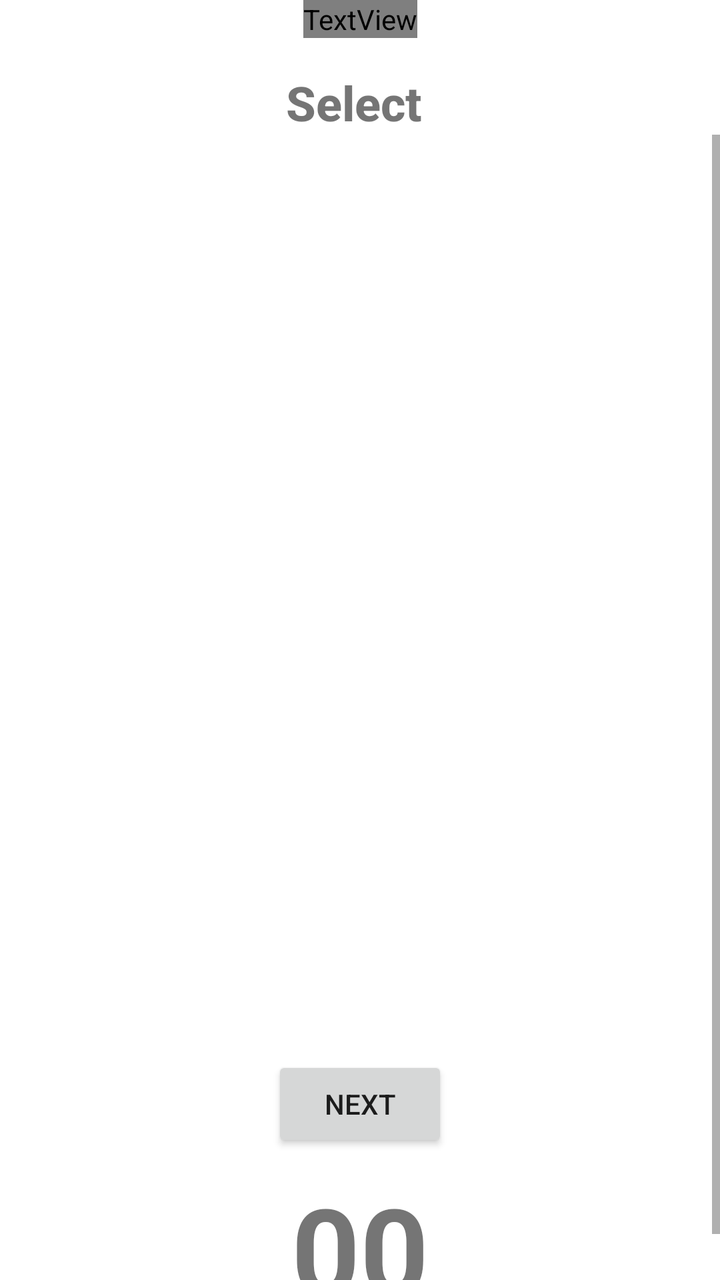
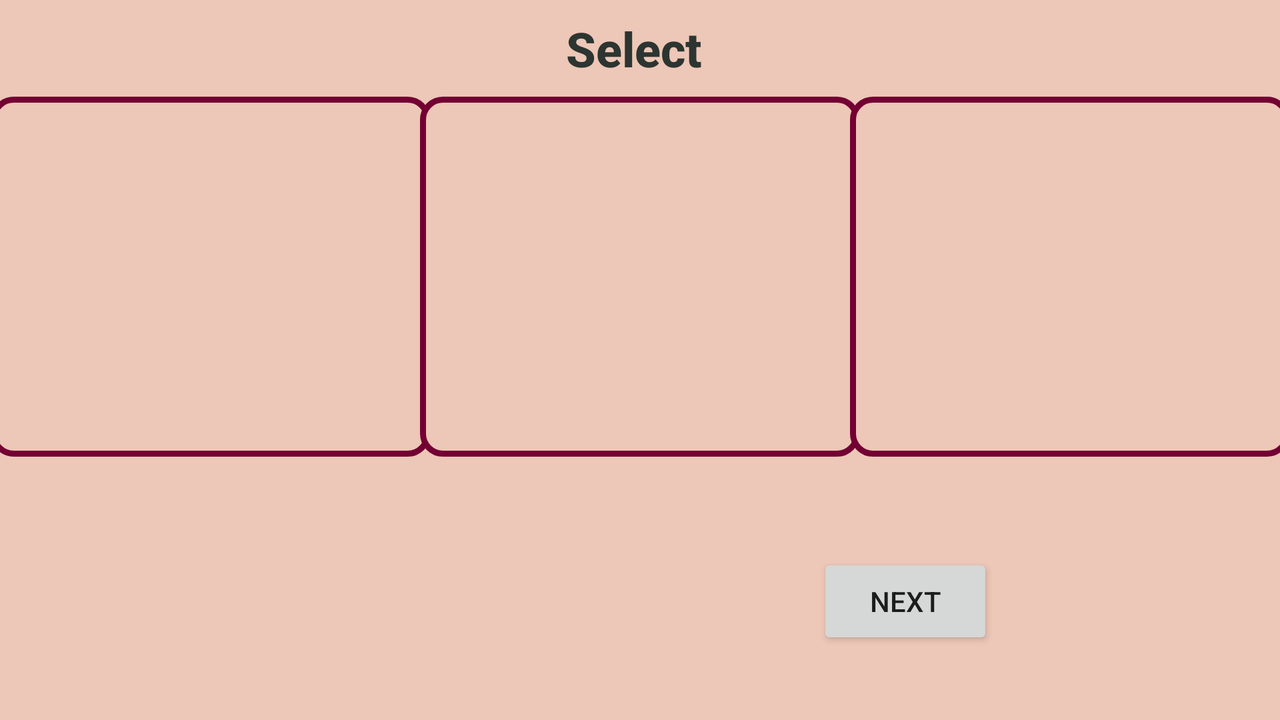

First picture: res/layout/ on a phone held upright. Second picture: the repository's own variant of that layout, on a device whose configuration matches the variant's folder. Source for both follows.
<!-- AndroidManifest.xml: application theme Theme.MADCourseWork1 -->
<!-- res/layout/activity_identify_car_img.xml -->
<?xml version="1.0" encoding="utf-8"?>
<androidx.constraintlayout.widget.ConstraintLayout xmlns:android="http://schemas.android.com/apk/res/android"
    xmlns:app="http://schemas.android.com/apk/res-auto"
    xmlns:tools="http://schemas.android.com/tools"
    android:layout_width="match_parent"
    android:layout_height="match_parent"
    tools:context=".IdentifyCarImg">

    <TextView
        android:id="@+id/identify_img_title"
        android:layout_width="wrap_content"
        android:layout_height="wrap_content"
        android:text="@string/main_btn_3"
        android:textColor="@color/blue_700"
        android:textSize="30sp"
        android:textStyle="bold"
        app:layout_constraintEnd_toEndOf="parent"
        app:layout_constraintStart_toStartOf="parent"
        app:layout_constraintTop_toTopOf="parent" />

    <TextView
        android:id="@+id/identify_img_heading1"
        android:layout_width="wrap_content"
        android:layout_height="wrap_content"
        android:layout_marginTop="16dp"
        android:fontFamily="sans-serif-medium"
        android:text="@string/identify_img_heading1"
        android:textSize="24sp"
        android:textStyle="bold"
        app:layout_constraintEnd_toEndOf="parent"
        app:layout_constraintStart_toStartOf="parent"
        app:layout_constraintTop_toBottomOf="@+id/identify_img_title" />

    <ScrollView
        android:layout_width="0dp"
        android:layout_height="0dp"
        app:layout_constraintBottom_toBottomOf="parent"
        app:layout_constraintEnd_toEndOf="parent"
        app:layout_constraintStart_toStartOf="parent"
        app:layout_constraintTop_toBottomOf="@+id/identify_img_heading1" >

        <androidx.constraintlayout.widget.ConstraintLayout
            android:layout_width="match_parent"
            android:layout_height="wrap_content">

            <ImageView
                android:id="@+id/identify_img_1"
                android:layout_width="260dp"
                android:layout_height="120dp"
                android:contentDescription="@string/identify_img_description"
                android:onClick="onSelect"
                android:tag="0"
                app:layout_constraintEnd_toEndOf="parent"
                app:layout_constraintStart_toStartOf="parent"
                app:layout_constraintTop_toTopOf="parent"
                app:srcCompat="@drawable/background_1" />

            <ImageView
                android:id="@+id/identify_img_2"
                android:layout_width="260dp"
                android:layout_height="120dp"
                android:layout_marginTop="8dp"
                android:contentDescription="@string/identify_img_description"
                android:onClick="onSelect"
                android:tag="1"
                app:layout_constraintEnd_toEndOf="parent"
                app:layout_constraintStart_toStartOf="parent"
                app:layout_constraintTop_toBottomOf="@+id/identify_img_1"
                app:srcCompat="@drawable/background_1" />

            <ImageView
                android:id="@+id/identify_img_3"
                android:layout_width="260dp"
                android:layout_height="120dp"
                android:layout_marginTop="8dp"
                android:contentDescription="@string/identify_img_description"
                android:onClick="onSelect"
                android:tag="2"
                app:layout_constraintEnd_toEndOf="parent"
                app:layout_constraintStart_toStartOf="parent"
                app:layout_constraintTop_toBottomOf="@+id/identify_img_2"
                app:srcCompat="@drawable/background_1" />

            <TextView
                android:id="@+id/identify_img_status"
                android:layout_width="wrap_content"
                android:layout_height="wrap_content"
                android:layout_marginTop="8dp"
                android:textSize="30sp"
                android:textStyle="bold"

                app:layout_constraintEnd_toEndOf="parent"
                app:layout_constraintStart_toStartOf="parent"
                app:layout_constraintTop_toBottomOf="@+id/identify_img_3" />

            <TextView
                android:id="@+id/identify_img_correct_answer"
                android:layout_width="wrap_content"
                android:layout_height="wrap_content"
                android:layout_marginTop="4dp"
                android:textSize="18sp"
                android:visibility="invisible"
                app:layout_constraintEnd_toEndOf="parent"
                app:layout_constraintStart_toStartOf="parent"
                app:layout_constraintTop_toBottomOf="@+id/identify_img_status" />

            <Button
                android:id="@+id/identify_next"
                android:layout_width="wrap_content"
                android:layout_height="wrap_content"
                android:layout_marginTop="8dp"
                android:text="@string/identify_img_next"
                app:layout_constraintEnd_toEndOf="parent"
                app:layout_constraintStart_toStartOf="parent"
                app:layout_constraintTop_toBottomOf="@+id/identify_img_correct_answer"
                android:onClick="onNext"/>

            <TextView
                android:id="@+id/identify_img_timer"
                android:layout_width="wrap_content"
                android:layout_height="wrap_content"
                android:layout_marginTop="8dp"
                android:text="@string/timer"
                android:textSize="60sp"
                android:textStyle="bold"
                app:layout_constraintEnd_toEndOf="parent"
                app:layout_constraintStart_toStartOf="parent"
                app:layout_constraintTop_toBottomOf="@+id/identify_next" />
        </androidx.constraintlayout.widget.ConstraintLayout>
    </ScrollView>

</androidx.constraintlayout.widget.ConstraintLayout>
<!-- resources referenced by this layout -->
<resources>
  <string name="identify_img_description">Car Image</string>
  <string name="identify_img_heading1">"Select "</string>
  <string name="identify_img_next">Next</string>
  <string name="main_btn_3">Identify Car Image</string>
  <string name="timer">00</string>
  <style name="Theme.MADCourseWork1" parent="Theme.MaterialComponents.DayNight.DarkActionBar">
          
          <item name="colorPrimary">@color/heading1</item>
          <item name="colorPrimaryVariant">@color/heading3</item>
          <item name="colorOnPrimary">@color/white</item>
          
          <item name="colorSecondary">@color/teal_200</item>
          <item name="colorSecondaryVariant">@color/background_1</item>
          <item name="colorOnSecondary">@color/black</item>
          
          <item name="android:statusBarColor" tools:targetApi="l">@color/heading2</item>
          
      </style>
  <color name="heading1">#ac3b61</color>
  <color name="heading3">#123c69</color>
  <color name="white">#F1F1F1</color>
  <color name="teal_200">#123c69</color>
  <color name="background_1">#eee2dc</color>
  <color name="black">#1C1C1C</color>
  <color name="heading2">#730033</color>
</resources>
<!-- res/layout-land/activity_identify_car_img.xml (the author's variant of the layout above) -->
<!-- drawn on the phone turned sideways -->
<?xml version="1.0" encoding="utf-8"?>
<androidx.constraintlayout.widget.ConstraintLayout xmlns:android="http://schemas.android.com/apk/res/android"
    xmlns:app="http://schemas.android.com/apk/res-auto"
    xmlns:tools="http://schemas.android.com/tools"
    android:layout_width="match_parent"
    android:layout_height="match_parent"
    android:background="@color/background_main"
    tools:context=".IdentifyCarImg">

    <TextView
        android:id="@+id/identify_img_heading1"
        android:layout_width="wrap_content"
        android:layout_height="wrap_content"
        android:layout_marginTop="8dp"
        android:fontFamily="sans-serif-medium"
        android:text="@string/identify_img_heading1"
        android:textColor="@color/heading4"
        android:textSize="24sp"
        android:textStyle="bold"
        app:layout_constraintEnd_toEndOf="parent"
        app:layout_constraintStart_toStartOf="parent"
        app:layout_constraintTop_toTopOf="parent" />

    <ScrollView
        android:layout_width="0dp"
        android:layout_height="0dp"
        app:layout_constraintBottom_toBottomOf="parent"
        app:layout_constraintEnd_toEndOf="parent"
        app:layout_constraintStart_toStartOf="parent"
        app:layout_constraintTop_toBottomOf="@+id/identify_img_heading1">

        <androidx.constraintlayout.widget.ConstraintLayout
            android:layout_width="match_parent"
            android:layout_height="wrap_content">

            <ImageView
                android:id="@+id/identify_img_1"
                android:layout_width="220dp"
                android:layout_height="180dp"
                android:layout_marginStart="16dp"
                android:layout_marginLeft="16dp"
                android:layout_marginTop="8dp"
                android:layout_marginEnd="16dp"
                android:layout_marginRight="16dp"
                android:background="@drawable/border_radius"
                android:contentDescription="@string/identify_img_description"
                android:onClick="onSelect"
                android:tag="0"
                app:layout_constraintEnd_toStartOf="@+id/identify_img_2"
                app:layout_constraintStart_toStartOf="parent"
                app:layout_constraintTop_toTopOf="parent"
                app:srcCompat="@drawable/background_1" />

            <ImageView
                android:id="@+id/identify_img_2"
                android:layout_width="220dp"
                android:layout_height="180dp"
                android:background="@drawable/border_radius"
                android:contentDescription="@string/identify_img_description"
                android:onClick="onSelect"
                android:tag="1"
                app:layout_constraintEnd_toEndOf="parent"
                app:layout_constraintStart_toStartOf="parent"
                app:layout_constraintTop_toTopOf="@+id/identify_img_1"
                app:srcCompat="@drawable/background_1" />

            <ImageView
                android:id="@+id/identify_img_3"
                android:layout_width="220dp"
                android:layout_height="180dp"
                android:layout_marginStart="16dp"
                android:layout_marginLeft="16dp"
                android:layout_marginEnd="16dp"
                android:layout_marginRight="16dp"
                android:background="@drawable/border_radius"
                android:contentDescription="@string/identify_img_description"
                android:onClick="onSelect"
                android:tag="2"
                app:layout_constraintEnd_toEndOf="parent"
                app:layout_constraintStart_toEndOf="@+id/identify_img_2"
                app:layout_constraintTop_toTopOf="@+id/identify_img_2"
                app:srcCompat="@drawable/background_1" />

            <TextView
                android:id="@+id/identify_img_status"
                android:layout_width="wrap_content"
                android:layout_height="wrap_content"
                android:layout_marginTop="8dp"
                android:textSize="30sp"
                android:textStyle="bold"

                app:layout_constraintEnd_toEndOf="parent"
                app:layout_constraintStart_toStartOf="parent"
                app:layout_constraintTop_toBottomOf="@+id/identify_img_3" />

            <Button
                android:id="@+id/identify_next"
                android:layout_width="wrap_content"
                android:layout_height="wrap_content"
                android:layout_marginStart="50dp"
                android:layout_marginLeft="50dp"
                android:onClick="onNext"
                android:text="@string/identify_img_next"
                app:layout_constraintEnd_toEndOf="@+id/identify_img_3"
                app:layout_constraintStart_toStartOf="@+id/identify_img_2"
                app:layout_constraintTop_toBottomOf="@+id/identify_img_status" />

            <TextView
                android:id="@+id/identify_img_timer"
                android:layout_width="wrap_content"
                android:layout_height="wrap_content"
                android:layout_marginEnd="32dp"
                android:layout_marginRight="32dp"
                android:text="@string/timer"
                android:textSize="60sp"
                android:textStyle="bold"
                android:visibility="invisible"
                app:layout_constraintBaseline_toBaselineOf="@+id/identify_next"
                app:layout_constraintEnd_toStartOf="@+id/identify_next"
                app:layout_constraintStart_toStartOf="parent" />
        </androidx.constraintlayout.widget.ConstraintLayout>
    </ScrollView>

</androidx.constraintlayout.widget.ConstraintLayout>
<!-- resources referenced by the variant -->
<!-- as the phone turned sideways resolves them -->
<resources>
  <color name="background_main">#edc7b7</color>
  <color name="heading4">#2c3531</color>
  <!-- drawable border_radius (drawable) -->
  <?xml version="1.0" encoding="utf-8"?>
  <shape xmlns:android="http://schemas.android.com/apk/res/android">
      <solid android:color="@color/background_main" />
  
      <padding
          android:left="1dp"
          android:right="1dp"
          android:bottom="1dp"
          android:top="1dp" />
      <stroke android:width="3dp" android:color="@color/heading2"/>
  
      <corners android:radius="10dp" />
  
  </shape>
  <string name="identify_img_description">Car Image</string>
  <string name="identify_img_heading1">"Select "</string>
  <string name="identify_img_next">Next</string>
  <string name="timer">00</string>
  <style name="Theme.MADCourseWork1" parent="Theme.MaterialComponents.DayNight.DarkActionBar">
          
          <item name="colorPrimary">@color/heading1</item>
          <item name="colorPrimaryVariant">@color/heading3</item>
          <item name="colorOnPrimary">@color/white</item>
          
          <item name="colorSecondary">@color/teal_200</item>
          <item name="colorSecondaryVariant">@color/background_1</item>
          <item name="colorOnSecondary">@color/black</item>
          
          <item name="android:statusBarColor" tools:targetApi="l">@color/heading2</item>
          
      </style>
  <color name="heading2">#730033</color>
  <color name="heading1">#ac3b61</color>
  <color name="heading3">#123c69</color>
  <color name="white">#F1F1F1</color>
  <color name="teal_200">#123c69</color>
  <color name="background_1">#eee2dc</color>
  <color name="black">#1C1C1C</color>
</resources>
